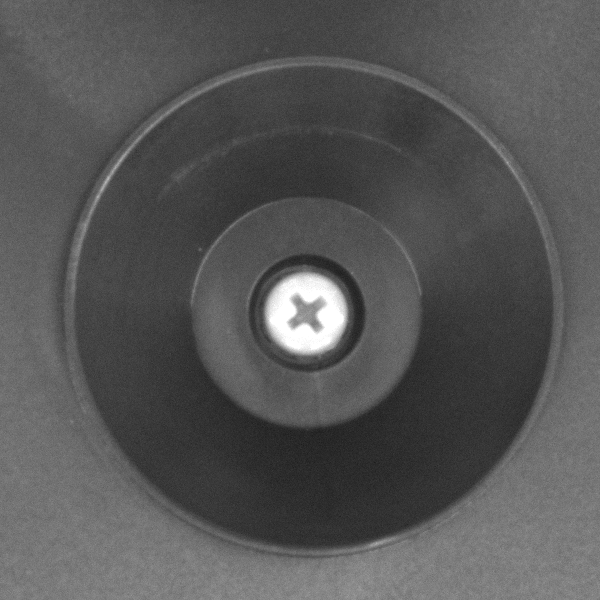
#> input picture circleTemplate.png, 600 x 600 px, given in place of 5.png, which was not available
$ python PIN_DETECTION.py
#> lines starting #> are read from the running program, lines starting #| are printed output that depends on the picture; after the words box and inside, x2 and y2 are one past the last pixel; in counts of white or black regions, pixels touching at a corner belong together; pictures that were not available may be replaced by others from this repository, and a replacement may not be noted
import cv2
import numpy as np
import matplotlib.pyplot as plt
from skimage import exposure
import glob
from skimage.feature import blob_log
from math import sqrt

def segmentLoadport(img_gray,window_radius,middle_x,middle_y):
	y_distance_1 = 700
	y_distance_2 = 1080
	x_distance = 950
	window_radius = int(window_radius)
	middle_y = int(middle_y)
	middle_x = int(middle_x)

	# comment in Diplomarbeit diary 3.Monat 11.09.2019
	if middle_y-y_distance_1-window_radius < 0:
		TL_pin = img_gray[0:middle_y-y_distance_1+window_radius,middle_x-x_distance-window_radius:middle_x-x_distance+window_radius]
		TL_pin_origin_initial = [0,middle_x-x_distance-window_radius]
	else:
		TL_pin = img_gray[middle_y - y_distance_1 - window_radius:middle_y - y_distance_1 + window_radius,
		         middle_x - x_distance - window_radius:middle_x - x_distance + window_radius]
		TL_pin_origin_initial = [middle_y - y_distance_1 - window_radius, middle_x - x_distance - window_radius]

	plt.figure('TL_pin')
	plt.imshow(TL_pin,cmap='gray')

	if middle_y-y_distance_1-window_radius < 0:
		TR_pin = img_gray[0:middle_y-y_distance_1+window_radius,middle_x+x_distance-window_radius:middle_x+x_distance+window_radius]
		TR_pin_origin_initial = [0,middle_x+x_distance-window_radius]
	else:
		TR_pin = img_gray[middle_y - y_distance_1 - window_radius:middle_y - y_distance_1 + window_radius,
		         middle_x + x_distance - window_radius:middle_x + x_distance + window_radius]
		TR_pin_origin_initial = [middle_y - y_distance_1 - window_radius, middle_x + x_distance - window_radius]

	plt.figure('TR_pin')
	plt.imshow(TR_pin,cmap='gray')

	if middle_y+y_distance_2-window_radius < 0:
		BM_pin = img_gray[0:middle_y + y_distance_2 + window_radius,
		         middle_x - window_radius:middle_x + window_radius]
		BM_pin_origin_initial = [0, middle_x - window_radius]
	else:
		BM_pin = img_gray[middle_y + y_distance_2 - window_radius:middle_y + y_distance_2 + window_radius,
		         middle_x - window_radius:middle_x + window_radius]
		print(BM_pin.shape)
		BM_pin_origin_initial = [middle_y + y_distance_2 - window_radius, middle_x - window_radius]

	plt.figure('BM_pin')
	plt.imshow(BM_pin,cmap='gray')

	plt.show()

	Pins_patch = {'TL_pin':TL_pin,'TR_pin':TR_pin,'BM_pin':BM_pin}

	Pins_patch_origin_initial = {'TL_pin':TL_pin_origin_initial,'TR_pin':TR_pin_origin_initial,'BM_pin':BM_pin_origin_initial}


	return Pins_patch,Pins_patch_origin_initial


def centerTemplateMatching(img_edge,template):

	template_gamma = exposure.adjust_gamma(template,0.35)
	template_filtered = cv2.bilateralFilter(template_gamma, 7, 75, 75)
	template_edge = cv2.Canny(template_filtered, 25,38, 3)

	cv2.namedWindow('flange',0)
	cv2.imshow('flange',img_edge)
	cv2.imshow('template',template_edge)
	cv2.waitKey(1)

	w,h = template_edge.shape[0:2][::-1]
	res = cv2.matchTemplate(img_edge,template_edge,cv2.TM_CCOEFF_NORMED)

	min_val, max_val, min_loc, max_loc = cv2.minMaxLoc(res)
	top_left = max_loc
	bottom_right = (top_left[0] + w, top_left[1] + h)
	cv2.rectangle(img_edge, top_left, bottom_right, 255, 2)

	middle_y = top_left[1] + h / 2
	middle_x = top_left[0] + w / 2
	window_radius = max(w / 2, h / 2)

	img_origin_initial = [top_left[1],top_left[0]] # convert to [y,x] format, and store in variable img_origin_initial
	center_window_size_y = h
	center_window_size_x = w

	plt.figure()
	#plt.subplot(121), plt.imshow(res, cmap='gray')
	#plt.title('Matching Result'), plt.xticks([]), plt.yticks([])
	#plt.subplot(122), \
	plt.imshow(img_edge, cmap='gray')
	plt.title('Detected Point')
	plt.show()

	return middle_x,middle_y,window_radius,img_origin_initial,center_window_size_x,center_window_size_y

# [368 lines left out: functions loadPinTemplate, pinTemplateMatching, exactPinToInitial, findLargeEllipse, ellipsePointSet, MSERBlobDetection and 6 more, not called in this run]


if __name__ == '__main__':
	mtx = np.load('mtx.npy')
#> (reads mtx.npy from the repository)
	dist = np.load('dist.npy')
#> (reads dist.npy from the repository)

	img_original = cv2.imread('D:/Diplomarbeit/Bildsatz/TestGF_1/TestGF_anJialiang/Bilder_GF/LOADPORT/view_point/5.png')
#> img_original is the input picture: shape (600, 600, 3); min 28, max 255, mean 86.2
	h, w = img_original.shape[:2]
#> h = 600; w = 600
	new_camera_matrix, roi = cv2.getOptimalNewCameraMatrix(mtx, dist, (w, h), 0, (w, h))
#> roi = (0, 0, 599, 599)
	img_original = cv2.undistort(img_original, mtx, dist, None, new_camera_matrix)
	img_gray_0 = cv2.cvtColor(img_original, cv2.COLOR_BGR2GRAY)

	img = img_original.copy()

	img_gamma = exposure.adjust_gamma(img, 0.35)
	img_gray = cv2.cvtColor(img_gamma, cv2.COLOR_BGR2GRAY)

	plt.figure()
	plt.subplot(1, 2, 1)
	plt.imshow(img_gray, cmap='gray')
	plt.subplot(1, 2, 2)
	plt.imshow(img_gamma, cmap='gray')
	plt.show()

	img_edge = cv2.Canny(cv2.bilateralFilter(img_gray, 5, 75, 75), 20, 50)
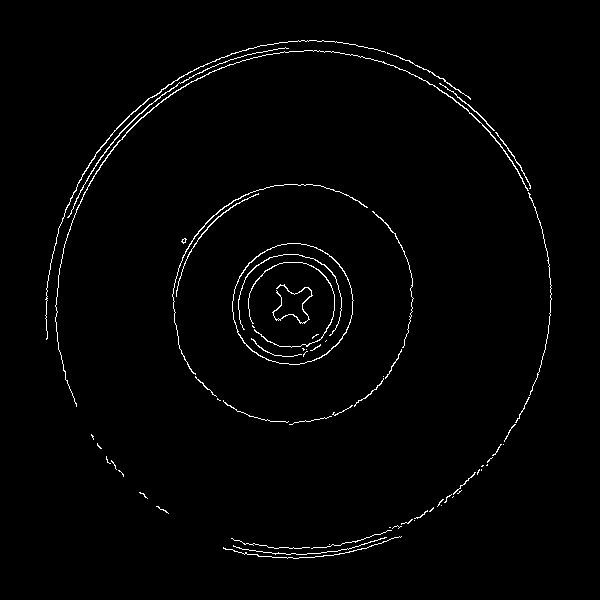
#> img_edge: shape (600, 600); 1.5% white in thin lines or dots, all inside (x1, y1, x2, y2) = (45, 40, 552, 559)

	y_size = img.shape[0]
#> y_size = 600
	x_size = img.shape[1]
#> x_size = 600

	# center_template = cv2.imread('circleTemplate.png')
	center_template = cv2.imread('Loadport_template/center.png')
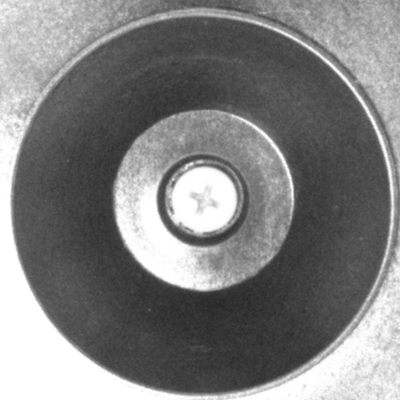
#> input picture circleTemplate_f12.png, 400 x 400 px, given in place of center.png, which was not available
#> center_template is the input picture: shape (400, 400, 3); min 38, max 255, mean 128.1
	center_template_gray = cv2.cvtColor(center_template, cv2.COLOR_BGR2GRAY)

	middle_x, middle_y, window_radius, center_origin_initial, center_window_size_x, center_window_size_y = centerTemplateMatching(
		img_edge, center_template_gray)
#> in centerTemplateMatching, `template_gamma = exposure.adjust_gamma(template,0.35)`:
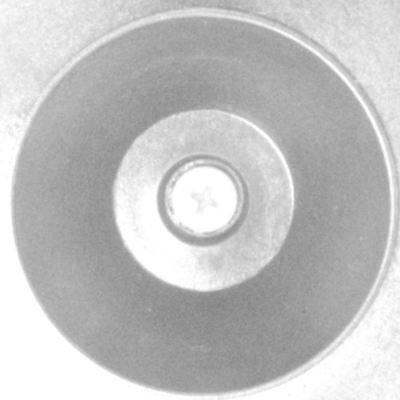
#> template_gamma: shape (400, 400); min 131, max 255, mean 193.8
#> in centerTemplateMatching, `template_edge = cv2.Canny(template_filtered, 25,38, 3)`: template_edge: shape (400, 400); 2.9% white in thin lines or dots
#> in centerTemplateMatching, `res = cv2.matchTemplate(img_edge,template_edge,cv2.TM_CCOEFF_NORMED)`:
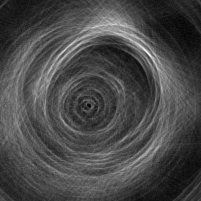
#> res: shape (201, 201) float32; min -0.0185, max 0.0587, mean 0.00375; drawn with min black and max white
#> in centerTemplateMatching, `min_val, max_val, min_loc, max_loc = cv2.minMaxLoc(res)`: min_val = -0.0185; max_val = 0.0587; min_loc = (90, 106); max_loc = (148, 53)
#> in centerTemplateMatching, `bottom_right = (top_left[0] + w, top_left[1] + h)`: bottom_right = (548, 453)
#> in centerTemplateMatching, `cv2.rectangle(img_edge, top_left, bottom_right, 255, 2)`:
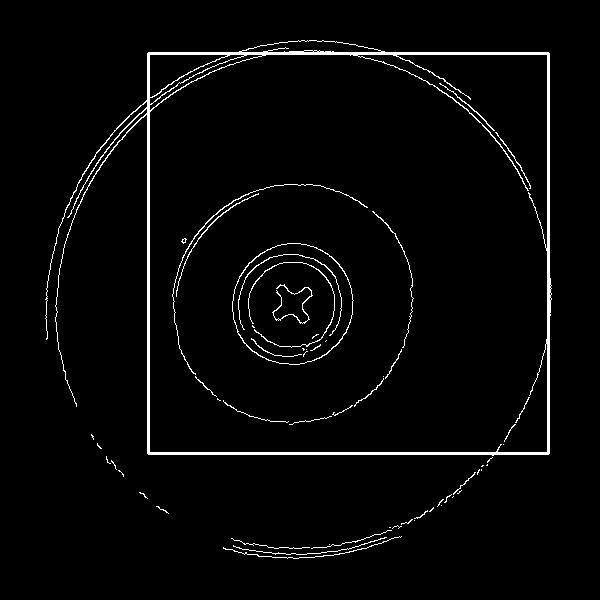
#> img_edge: shape (600, 600); 2.8% white; 59 white regions (34 under 20 px), largest, box (x1, y1, x2, y2) and area: (45, 40, 552, 456) 6831, (232, 243, 354, 365) 439, (172, 184, 368, 375) 386
#> in centerTemplateMatching, `middle_y = top_left[1] + h / 2`: middle_y = 253
#> in centerTemplateMatching, `middle_x = top_left[0] + w / 2`: middle_x = 348
#> in centerTemplateMatching, `img_origin_initial = [top_left[1],top_left[0]]`: img_origin_initial = [53, 148]
#> middle_x = 348; middle_y = 253; window_radius = 200; center_origin_initial = [53, 148]; center_window_size_x = 400; center_window_size_y = 400

	# center_img = img_gray[300:1000,500:1000]
	center_y_min = center_origin_initial[0]
#> center_y_min = 53
	center_y_max = center_origin_initial[0] + center_window_size_y
#> center_y_max = 453
	center_x_min = center_origin_initial[1]
#> center_x_min = 148
	center_x_max = center_origin_initial[1] + center_window_size_x
#> center_x_max = 548
	center_img = img_gray[center_y_min:center_y_max, center_x_min:center_x_max]
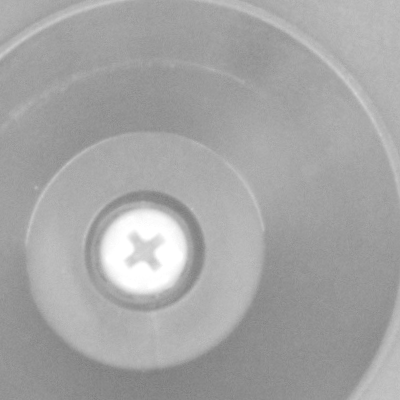
#> center_img: shape (400, 400); min 123, max 255, mean 165

	plt.figure()
	plt.imshow(center_img, cmap='gray')
	plt.show()

	Pins_patch, Pins_patch_origin_initial = segmentLoadport(img, window_radius, middle_x, middle_y)
#> in segmentLoadport, `window_radius = int(window_radius)`: window_radius = 200
#> in segmentLoadport, `middle_y = int(middle_y)`: middle_y = 253
#> in segmentLoadport, `middle_x = int(middle_x)`: middle_x = 348
#> in segmentLoadport, `TL_pin = img_gray[0:middle_y-y_distance_1+window_radius,middle_x-x_dis..`:
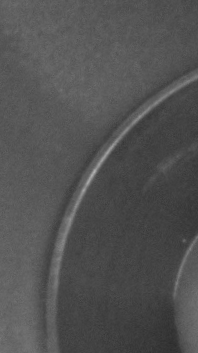
#> TL_pin: shape (353, 198, 3); min 44, max 175, mean 81.8
#> in segmentLoadport, `TL_pin_origin_initial = [0,middle_x-x_distance-window_radius]`: TL_pin_origin_initial = [0, -802]
#> in segmentLoadport, `TR_pin = img_gray[0:middle_y-y_distance_1+window_radius,middle_x+x_dis..`: TR_pin = empty array
#> in segmentLoadport, `TR_pin_origin_initial = [0,middle_x+x_distance-window_radius]`: TR_pin_origin_initial = [0, 1098]
#> (the run stopped early here; a loop or call above may not have finished)
